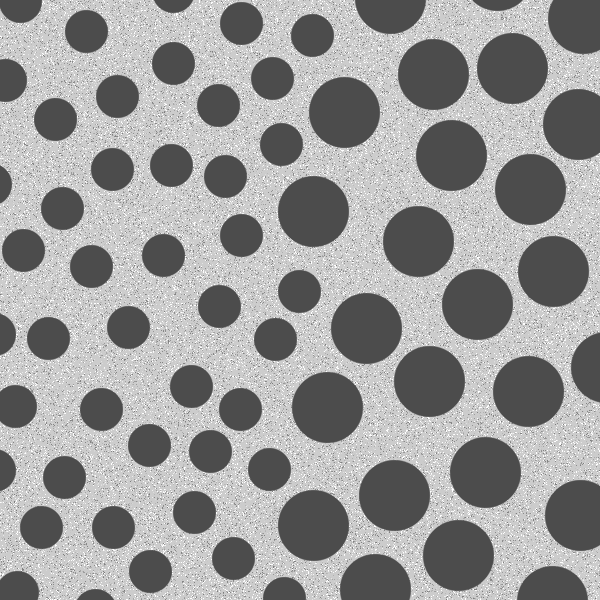
#> input picture 20202021 Question Paper/Q1_Circles.tif, 600 x 600 px
$ python q1.py
#> lines starting #> are read from the running program, lines starting #| are printed output that depends on the picture; after the words box and inside, x2 and y2 are one past the last pixel; in counts of white or black regions, pixels touching at a corner belong together
import cv2
import numpy as np
import matplotlib.pyplot as plt

img = cv2.imread("../Q1_Circles.tif", 0)
#> img is the input picture: shape (600, 600); min 76, max 255, mean 153.6
img_gray = cv2.GaussianBlur(img, (5, 5), 0)

_, thresh = cv2.threshold(img_gray, 0, 255, cv2.THRESH_BINARY_INV + cv2.THRESH_OTSU)
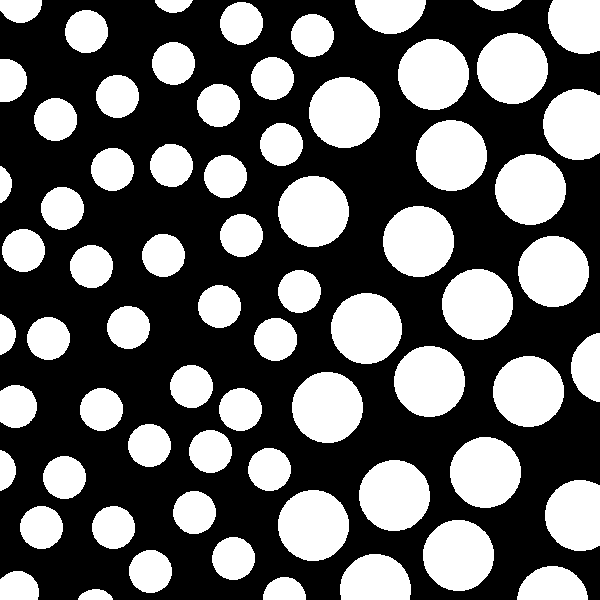
#> thresh: shape (600, 600); 39.1% white; 69 white regions, largest, box (x1, y1, x2, y2) and area: (383, 206, 454, 277) 3958, (309, 77, 380, 148) 3955, (398, 39, 469, 110) 3954

kernel = np.ones((42, 42), np.uint8)
opened = cv2.morphologyEx(thresh, cv2.MORPH_OPEN, kernel, iterations=1)
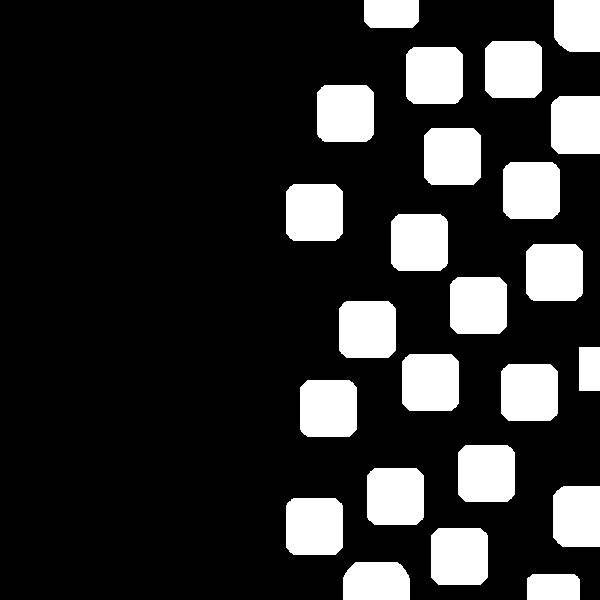
#> opened: shape (600, 600); 18.7% white; 24 white regions

# Find big contours from opened image
img_big = cv2.cvtColor(img.copy(), cv2.COLOR_GRAY2BGR)  # convert for colored drawing
bigContours, _ = cv2.findContours(opened, cv2.RETR_TREE, cv2.CHAIN_APPROX_SIMPLE)
#> bigContours = 24 contours; largest, box (x1, y1, x2, y2) and area: (391, 214, 448, 271) 3046, (406, 47, 463, 104) 3044, (286, 498, 343, 555) 3043, (300, 380, 357, 437) 3043, (317, 85, 374, 142) 3043
cv2.drawContours(img_big, bigContours, -1, (0, 0, 255), 3)
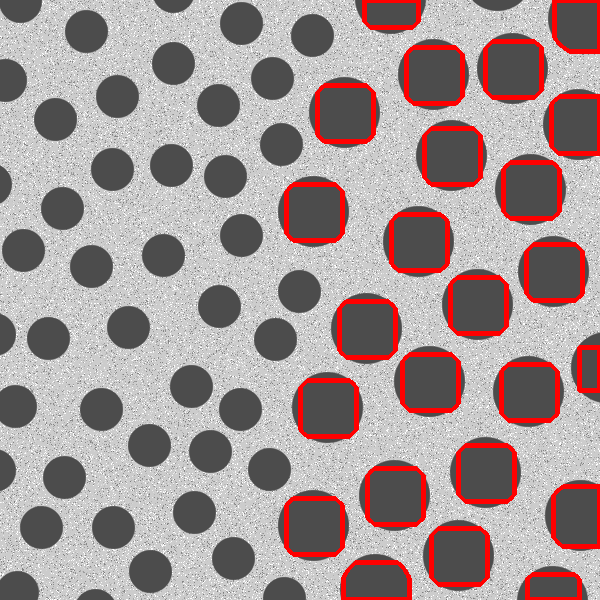
#> img_big: shape (600, 600, 3); 6.05% of pixels changed, all inside (x1, y1, x2, y2) = (284, 0, 600, 600)

# Use max contour area, not min, to get big blobs area
cnt = max(bigContours, key=cv2.contourArea)
#> cnt = contour of 23 points, box (x1, y1, x2, y2) (391, 214, 448, 271), area 3046
bigBlobArea = cv2.contourArea(cnt)
#> bigBlobArea = 3046

# Subtract opened (big blobs) from thresh to isolate small blobs
smallOnlyImage = cv2.subtract(thresh, opened)
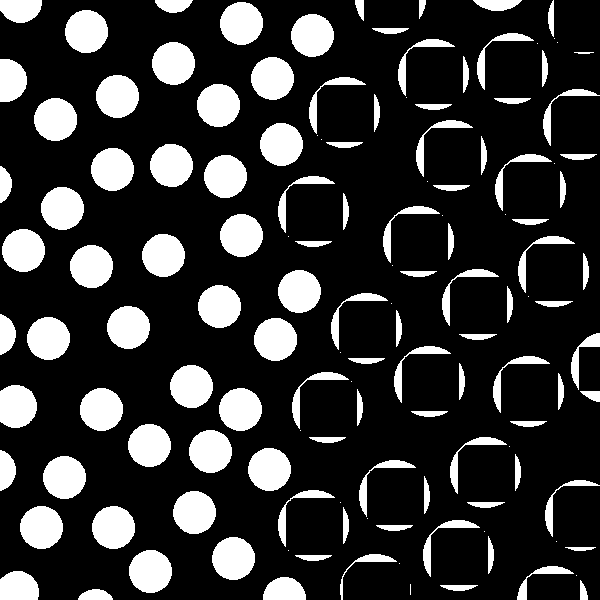
#> smallOnlyImage: shape (600, 600); 20.4% white; 136 white regions (26 under 20 px), largest, box (x1, y1, x2, y2) and area: (197, 84, 240, 127) 1454, (70, 245, 113, 288) 1454, (65, 10, 108, 53) 1453

# Clean small blobs with morphological opening (better than erosion here)
small_kernel = cv2.getStructuringElement(cv2.MORPH_ELLIPSE, (25, 25))
smallOnlyImage = cv2.morphologyEx(smallOnlyImage, cv2.MORPH_OPEN, small_kernel, iterations=1)
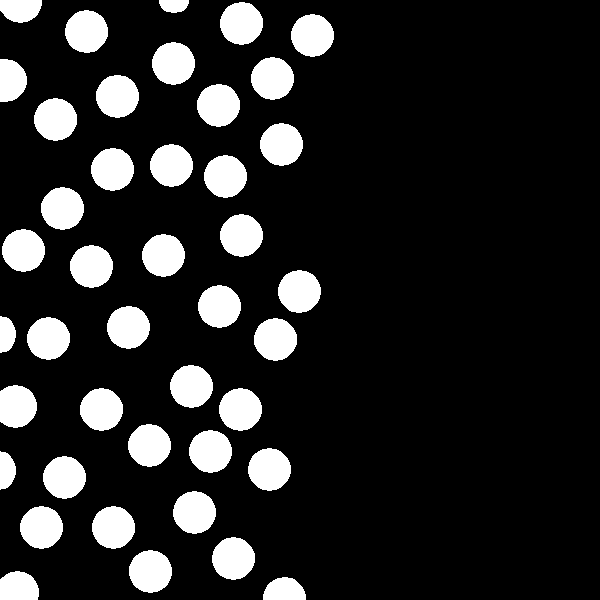
#> smallOnlyImage: shape (600, 600); 15.2% white; 42 white regions

# Find contours in small blobs
contoursAll, _ = cv2.findContours(smallOnlyImage, cv2.RETR_TREE, cv2.CHAIN_APPROX_SIMPLE)
#> contoursAll = 42 contours; largest, box (x1, y1, x2, y2) and area: (96, 75, 139, 118) 1384, (129, 550, 172, 593) 1377, (70, 245, 113, 288) 1377, (197, 84, 240, 127) 1376, (152, 42, 195, 85) 1376
smallContours = [cnt for cnt in contoursAll if cv2.contourArea(cnt) < bigBlobArea]
#> smallContours has the same summary as contoursAll

# Draw small contours on color image
img_small = cv2.cvtColor(img.copy(), cv2.COLOR_GRAY2BGR)
cv2.drawContours(img_small, smallContours, -1, (0, 0, 255), 3)
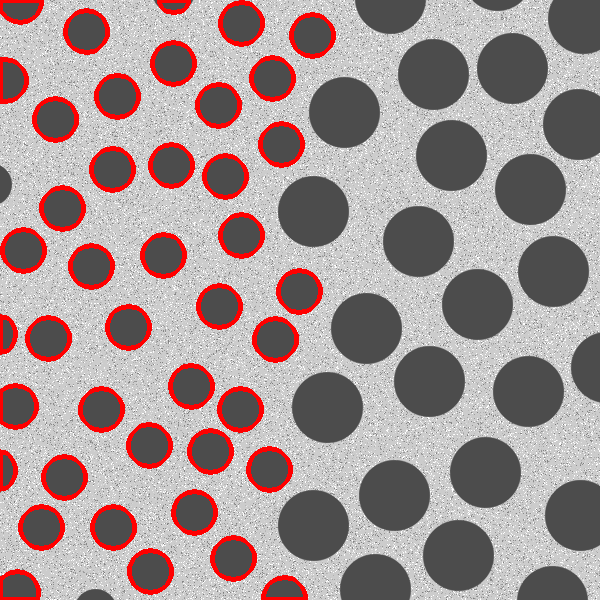
#> img_small: shape (600, 600, 3); 6.46% of pixels changed, all inside (x1, y1, x2, y2) = (0, 0, 336, 600)

# Plotting
plt.figure(figsize=(10, 20))

print(len(bigContours))
#| 24
print(len(smallContours))
#| 42

plt.subplot(4, 2, 1)
plt.imshow(cv2.cvtColor(img, cv2.COLOR_BGR2RGB))
plt.title('Original Image')
plt.axis('off')

plt.subplot(4, 2, 2)
plt.imshow(thresh, cmap="gray")
plt.title('Threshold')
plt.axis('off')

plt.subplot(4, 2, 3)
plt.imshow(opened, cmap="gray")
plt.title('Opened Image (Big blobs)')
plt.axis('off')

plt.subplot(4, 2, 4)
plt.imshow(cv2.cvtColor(img_big, cv2.COLOR_BGR2RGB))
plt.title('Big blobs outlined')
plt.axis('off')

plt.subplot(4, 2, 5)
plt.imshow(smallOnlyImage, cmap="gray")
plt.title('Small blobs only (cleaned)')
plt.axis('off')

plt.subplot(4, 2, 6)
plt.imshow(cv2.cvtColor(img_small, cv2.COLOR_BGR2RGB))
plt.title('Small blobs outlined')
plt.axis('off')

plt.tight_layout()
plt.show()
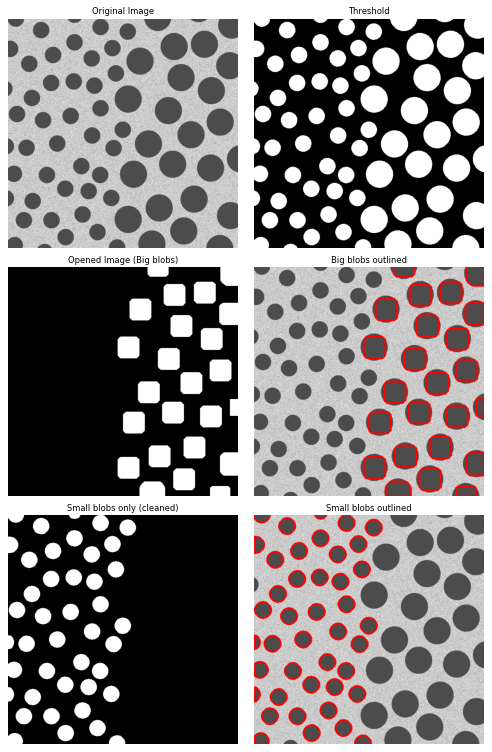
#> figure drawn by matplotlib, 6 panels
